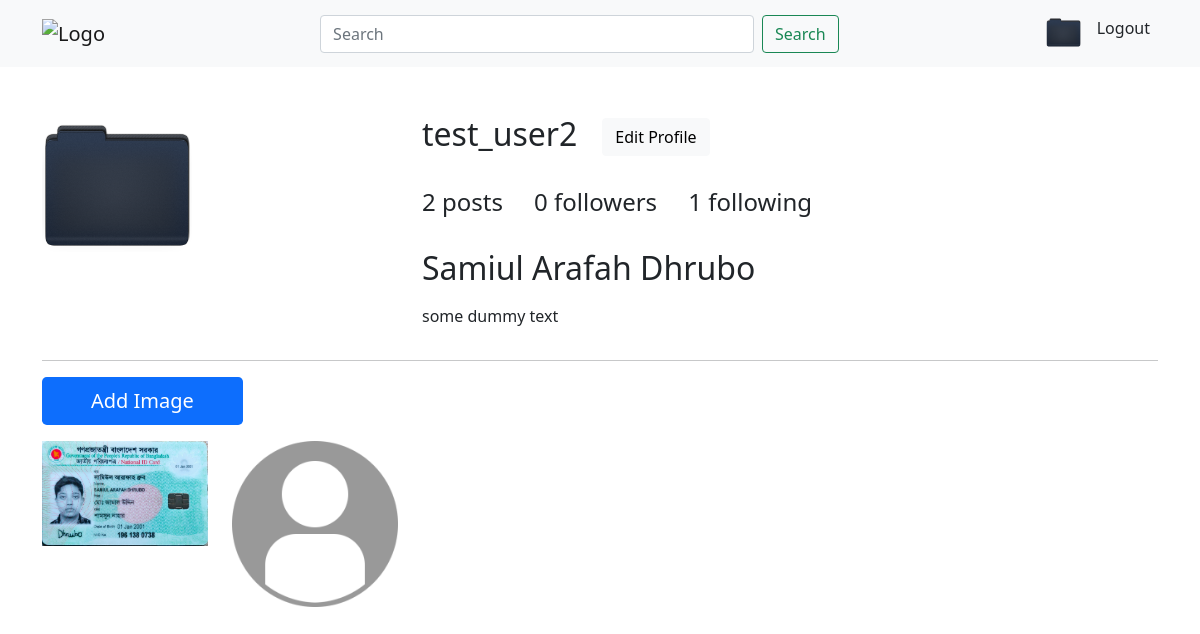
Page /accounts/profile/ (signed in) on the committed database.
### accounts/models.py (models this page shows)
class UserProfile(models.Model):
    user = models.OneToOneField(User, on_delete=models.CASCADE, related_name='user_profile')
    profile_pic = models.ImageField(upload_to='image/')
    description = models.TextField(blank=True)
    dob = models.DateField(blank=True, null=True)
    website = models.URLField(blank=True)
    facebook = models.URLField(blank=True)

### App_Post/models.py (models this page shows)
class Post(models.Model):
    author=models.ForeignKey(User, on_delete=models.CASCADE, related_name='post')
    image = models.ImageField(upload_to='post_image')
    caption = models.CharField(max_length=265, blank=True)
    upload_date = models.DateTimeField(auto_now_add=True)
    update_date = models.DateTimeField(auto_now_add=True)
    class Meta:
        ordering=['-upload_date',]

### accounts/views.py (the view, shortened to what this page needs)
# urls.py: path('profile/', views.profile, name='profile'),
@login_required
def profile(request):
    form = PostForm()
    context = {
        'form': form
    }
    return render(request, 'accounts/user.html', context)

### App_Post/forms.py
class PostForm(forms.ModelForm):
    class Meta:
        model = Post
        fields = ['image', 'caption']

### templates/accounts/user.html (shortened to what this page needs)
{% extends 'base/base.html' %}
{% load crispy_forms_tags %}
{% block content %}
    <div class="row">
        <div class="col-sm-4">
            {% if user.user_profile.profile_pic %}
                <img src="/media/{{ user.user_profile.profile_pic }}" width="150px" height="150px" alt="">
            {% else %}
                <img src="/media/default%20profile.png" width="150px" height="150px" alt="">
            {% endif %}
        </div>
        <div class="col-sm-8">
            <h2>{{ user.username }} &nbsp; <a href="{% url 'edit' %}" class="btn btn-light">Edit Profile</a></h2>
            <br>
            <h4>{{ user.post.count }} posts &nbsp; &nbsp; {{ user.following.count }} followers &nbsp;
                &nbsp; {{ user.follower.count }} following</h4>
            <br>
            <h2>{{ user.first_name }} {{ user.last_name }}</h2>
            <p>{{ user.user_profile.description|linebreaks}}</p>
        </div>
    </div>
    <hr>
    <button type="button" class="btn btn-lg text-white px-5 bg-primary" data-bs-toggle="modal"
            data-bs-target="#staticBackdrop">
        Add Image
    </button>
    </div>
    <div class="container mt-3">
        <div class="row row-cols-2 row-cols-md-4 row-cols-lg-6">
            {% for post in user.post.all %}
                <div class="col">
                    <img src="/media/{{ post.image }}" alt="{{ post.caption }}" height="250px" width="250px" class="img-fluid overflow-hidden" target="_blank">
                </div>
            {% endfor %}
        </div>
    </div>
{% endblock %}

### templates/base/navbar.html (shortened to what this page needs)
<nav class="navbar navbar-expand-lg navbar-light bg-light mb-5">
    <div class="container">
        <a class="navbar-brand" href="{% url 'home' %}"><img
                src="https://hibarnsley.com/wp-content/uploads/2017/06/dummy-logo.png" alt="Logo" width="150px"/></a>
        <div class="collapse navbar-collapse" id="navbarSupportedContent">
            <form class="form-inline my-2 my-lg-0 w-50 mx-auto d-flex" method="get">
                <input class="form-control mr-sm-2" type="search" placeholder="Search" aria-label="Search" name="search">
                <button class="btn btn-outline-success my-2 my-sm-0 ms-2" type="submit">Search</button>
            </form>
            <ul class="navbar-nav ms-auto mb-2 mb-lg-0">
                <li class="nav-item">
                    <a class="nav-link text-dark" href="{% url 'profile' %}">
                        {% if user.user_profile.profile_pic %}
                            <img src="/media/{{ user.user_profile.profile_pic }}" width="35px" height="35px" alt="">
                        {% else %}
                            <img src="/media/default%20profile.png" width="35px" height="35px" alt="">
                        {% endif %}
                    </a>
                </li>
                <li class="nav-item">
                    <a class="nav-link text-dark" href="{% url 'logout' %}">Logout</a>
                </li>
            </ul>
        </div>
    </div>
</nav>

### rows in the picture
Post: image (picture)
Post: image (placeholder picture)

### other values in the picture
{{ user.username }} "test_user2"
{{ user.post.count }} "2"
{{ user.following.count }} "0"
{{ user.follower.count }} "1"
{{ user.first_name }} "Samiul Arafah"
{{ user.last_name }} "Dhrubo"
{{ user.user_profile.description|linebreaks }} "some dummy text"
